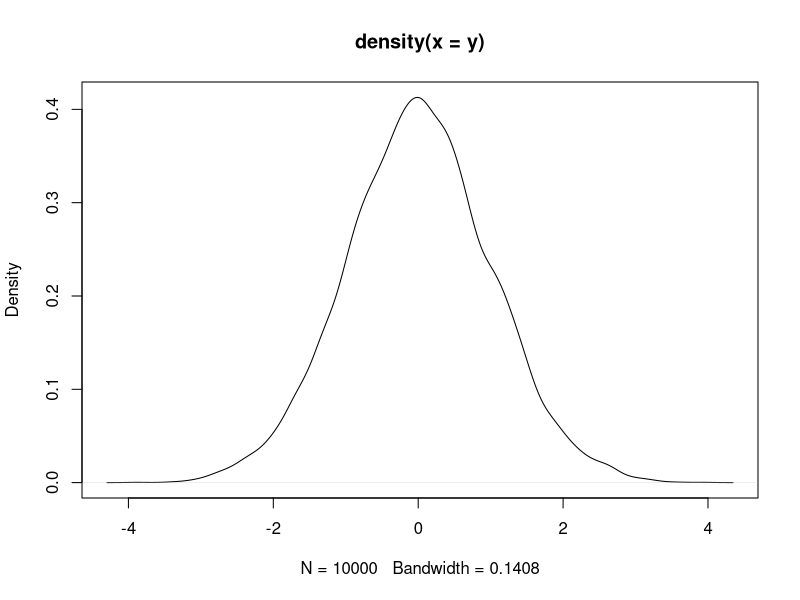
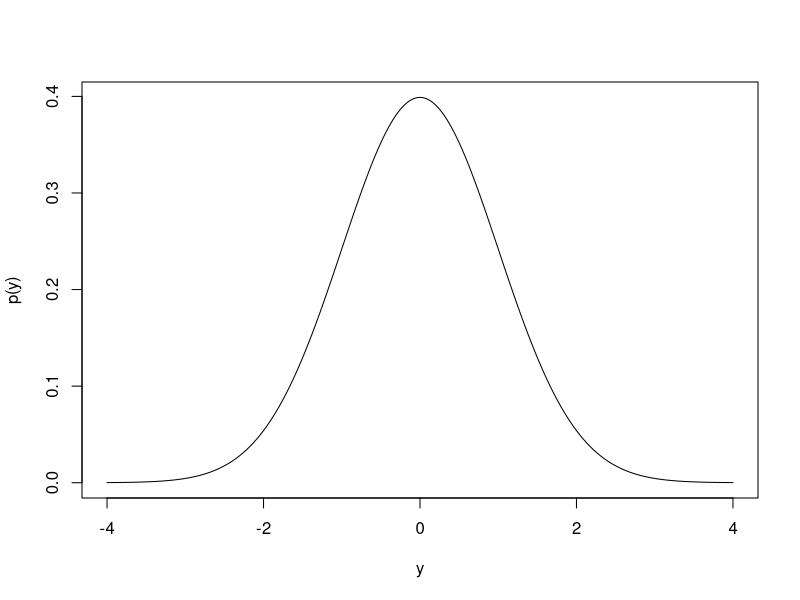
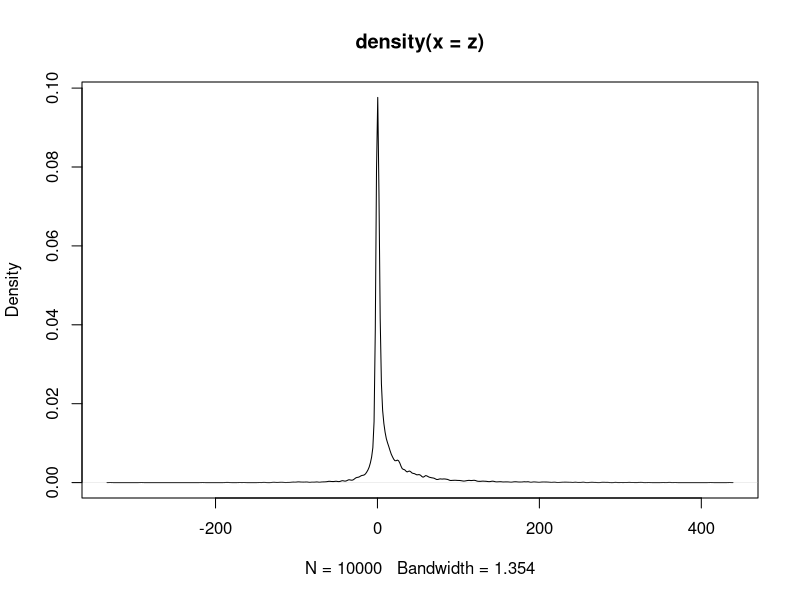

Reproduce these figures in R, in order.
# This files essentially does the same analysis as OpenBUGS

# First we need to simulate values for a variable y ~ Normal(0,1)
# We can easily do this using the built-in R command 'rnorm'
nsims = 10000
y = rnorm(nsims, mean=0, sd=1)

# Now we can plot the resulting density using the simulations
plot(density(y))
# Or even the analytic distribution using R built-in commands
plot(
  seq(-4,4,.01),dnorm(seq(-4,4,.01),0,1),t="l",xlab="y",ylab="p(y)"
)
# NB: The analytic plot is a lot smoother! 

# To simulate a different Normal, just change the parameters...
y = rnorm(nsims, mean=1, sd=2)

# And to construct a deterministic function of that random variable, simply 
# do some algebra...
z = y^3
mean(z)           # mean of Z
var(z)            # variance of Z
sum(z>10)/nsims   # Computes the proportion of simulations where z > 10
                  # This estimates Pr(Z>10)
# Plots the density of z
plot(density(z))
